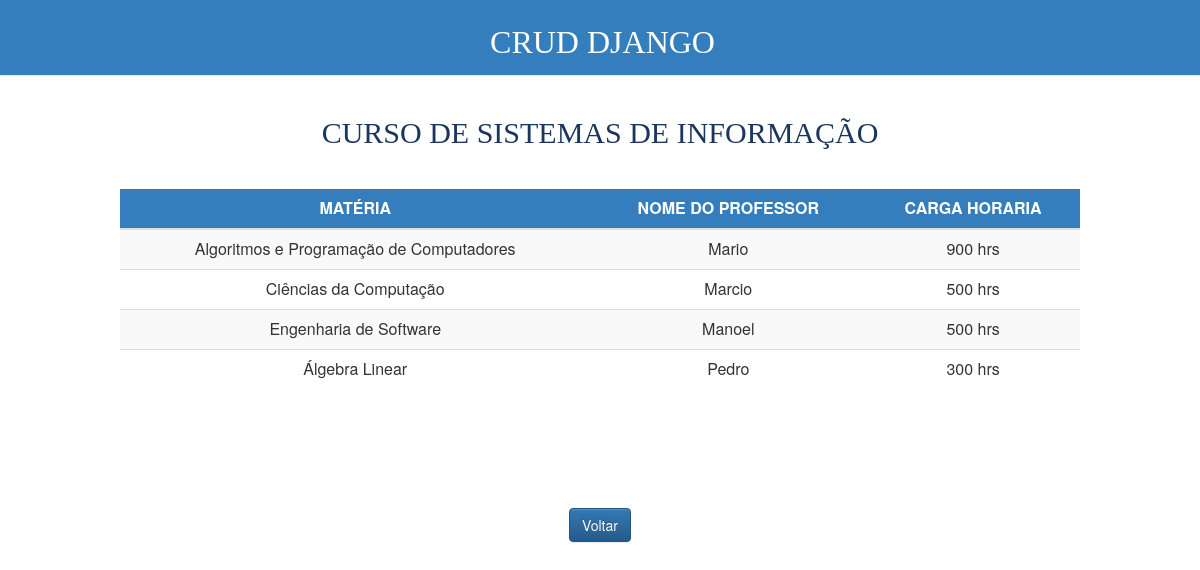
The app's page /exibirCurso/102 with its own data.
### matriculas/models.py (models this page shows, shortened)
class Curso(models.Model):
    descricao = models.CharField(max_length=100)
    materias = models.ManyToManyField(Materia)

class Materia(models.Model):
    descricao = models.CharField(max_length=100)
    nome_professor = models.CharField(max_length=100)
    carga_horaria = models.FloatField(max_length=4)

### matriculas/views.py (the view)
# urls.py: path('exibirCurso/<int:pk>', exibirCurso, name='url_curso'),
def exibirCurso(request, pk):
    data = {}
    matricula = Matricula.objects.get(pk=pk)
    materiasCurso = matricula.curso.materias.all()
    data['matricula'] = matricula
    data['materiasCurso'] = materiasCurso
    data['nomeCurso'] = matricula.curso.descricao.upper()
    return render(request, 'cursos/exibirCurso.html', data)

### matriculas/templates/cursos/exibirCurso.html (shortened to what this page needs)
{% load static %}
<html>
<head>
    <link rel="stylesheet" href="//maxcdn.bootstrapcdn.com/bootstrap/3.2.0/css/bootstrap.min.css">
    <link rel="stylesheet" href="//maxcdn.bootstrapcdn.com/bootstrap/3.2.0/css/bootstrap-theme.min.css">
    <link rel="stylesheet" href="{% static 'css/crud.css' %}">
</head>
<body>
<div class="page-header" style="background-color: #357ebd">
    <h1>CRUD DJANGO</h1>
</div>
<h2 style="color: #1B365D; margin-top: 4rem;">CURSO DE {{ nomeCurso }}</h2>
<div style="margin-top: 4rem;" align="center">
    <table class="table table-striped table-hover" style="width: 80%; " align="center">
        <thead style="background-color: #357ebd; ">
        <tr>
            <th style="text-align: center; color: white">MATÉRIA</th>
            <th style="text-align: center; color: white">NOME DO PROFESSOR</th>
            <th style="text-align: center; color: white">CARGA HORARIA</th>
        </tr>
        </thead>
        <tbody>
        {% for mC in materiasCurso %}
        <tr>
            <td style="text-align: center;">{{ mC.descricao }}</td>
            <td style="text-align: center;">{{ mC.nome_professor }}</td>
            <td style="text-align: center;">{{ mC.carga_horaria|stringformat:"i" }} hrs</td>
        </tr>
        {% endfor %}
        </tbody>
    </table>
    <div style="margin-top: 3rem" align="center">
        <a class="btn btn-primary" href="{% url 'url_lista' %}">Voltar</a>
    </div>
</div>
</body>
</html>

### matriculas/static/css/crud.css (style rules this page uses)
h1, h2 { text-align: center; color: white; font-family: 'Permanent Marker', cursive; }
.page-header { background-color: #357ebd; margin-top: 0; padding: 5px 5px 5px 10px; }
.page-header h1, .page-header h1 a, .page-header h1 a:visited, .page-header h1 a:active { color: #ffffff; font-size: 24pt; text-decoration: none; }
h1, h2, h3, h4 { font-family: 'Lobster', cursive; }

### records on screen
Curso: descricao "SISTEMAS DE INFORMAÇÃO"
Materia: descricao "Algoritmos e Programação de Computadores", nome_professor "Mario", carga_horaria "900"
Materia: descricao "Ciências da Computação", nome_professor "Marcio", carga_horaria "500"
Materia: descricao "Engenharia de Software", nome_professor "Manoel", carga_horaria "500"
Materia: descricao "Álgebra Linear", nome_professor "Pedro", carga_horaria "300"
